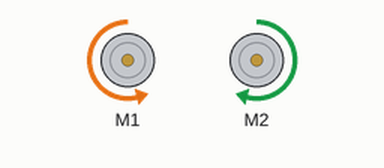
A sketch run on a simulated Arduino Uno, built with avr-gcc and run on an emulated ATmega328P. On the bench: 2 × DC motor (green arrow = forward, orange = backward, longer = faster).

Above: at 2.0 s.
At 6.0 s:
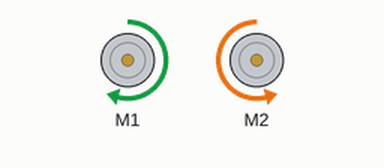
Timing chart, 0 to 10.4 s (numbered marks = the images above):
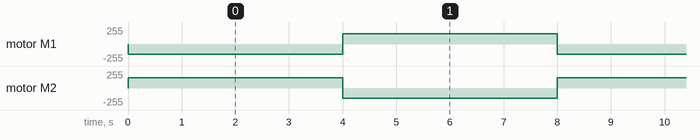

The sketch:

tests.ino
```cpp
#include <Robojax_L298N_DC_motor.h>
// motor 1 settings
#define CHA 0
#define ENA 19 // this pin must be PWM enabled pin if Arduino board is used
#define IN1 18
#define IN2 5

// motor 2 settings
#define IN3 17
#define IN4 16
#define ENB 4// this pin must be PWM enabled pin if Arduino board is used
#define CHB 1

const int CCW = 2; // do not change
const int CW  = 1; // do not change

#define motor1 1 // do not change
#define motor2 2 // do not change


Robojax_L298N_DC_motor robot(IN1, IN2, ENA, CHA,  IN3, IN4, ENB, CHB);

void setup() {
  Serial.begin(115200);
  robot.begin();
  //L298N DC Motor by Robojax.com
}

void loop() {
  advance();
  reverse();
}

void advance(){
  robot.rotate(1, 60, CCW);
  robot.rotate(2, 60, CW);
  delay(4000);
}

void reverse() {
  robot.rotate(1, 60, CW);
  robot.rotate(2, 60, CCW);
  delay(4000);
}
```

Measured:
- by itself, motor M1, motor M2: alternates forward 153/255 for 4.0 s and backward 153/255 for 4.0 s
